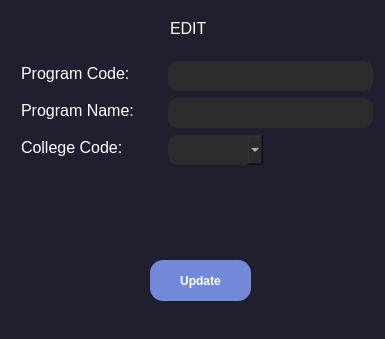
<?xml version="1.0" encoding="UTF-8"?>
<ui version="4.0">
 <class>Dialog</class>
 <widget class="QDialog" name="Dialog">
  <property name="geometry">
   <rect>
    <x>0</x>
    <y>0</y>
    <width>385</width>
    <height>339</height>
   </rect>
  </property>
  <property name="windowTitle">
   <string>Dialog</string>
  </property>
  <property name="styleSheet">
   <string notr="true">background-color: rgba(31,31,47,255)
</string>
  </property>
  <widget class="QLabel" name="label_3">
   <property name="geometry">
    <rect>
     <x>21</x>
     <y>98</y>
     <width>140</width>
     <height>24</height>
    </rect>
   </property>
   <property name="font">
    <font>
     <pointsize>12</pointsize>
    </font>
   </property>
   <property name="styleSheet">
    <string notr="true">color:white;</string>
   </property>
   <property name="text">
    <string>Program Name:</string>
   </property>
  </widget>
  <widget class="QLineEdit" name="updateProgramName_box">
   <property name="geometry">
    <rect>
     <x>168</x>
     <y>98</y>
     <width>205</width>
     <height>30</height>
    </rect>
   </property>
   <property name="font">
    <font>
     <pointsize>12</pointsize>
    </font>
   </property>
   <property name="styleSheet">
    <string notr="true">border-radius: 10px;
background-color: rgba(44,44,45,255);
color:white;</string>
   </property>
   <property name="text">
    <string/>
   </property>
  </widget>
  <widget class="QLabel" name="label_4">
   <property name="geometry">
    <rect>
     <x>21</x>
     <y>135</y>
     <width>124</width>
     <height>24</height>
    </rect>
   </property>
   <property name="font">
    <font>
     <pointsize>12</pointsize>
    </font>
   </property>
   <property name="styleSheet">
    <string notr="true">color:white;</string>
   </property>
   <property name="text">
    <string>College Code:</string>
   </property>
  </widget>
  <widget class="QLabel" name="label">
   <property name="geometry">
    <rect>
     <x>170</x>
     <y>20</y>
     <width>55</width>
     <height>16</height>
    </rect>
   </property>
   <property name="font">
    <font>
     <pointsize>12</pointsize>
    </font>
   </property>
   <property name="layoutDirection">
    <enum>Qt::RightToLeft</enum>
   </property>
   <property name="styleSheet">
    <string notr="true">border-radius: 10px;
color: white;</string>
   </property>
   <property name="text">
    <string>EDIT</string>
   </property>
  </widget>
  <widget class="QLineEdit" name="updateProgramCode_box">
   <property name="geometry">
    <rect>
     <x>168</x>
     <y>61</y>
     <width>205</width>
     <height>30</height>
    </rect>
   </property>
   <property name="font">
    <font>
     <pointsize>12</pointsize>
    </font>
   </property>
   <property name="styleSheet">
    <string notr="true">border-radius: 10px;
background-color: rgba(44,44,45,255);
color:white;</string>
   </property>
   <property name="text">
    <string/>
   </property>
  </widget>
  <widget class="QLabel" name="label_2">
   <property name="geometry">
    <rect>
     <x>21</x>
     <y>61</y>
     <width>133</width>
     <height>24</height>
    </rect>
   </property>
   <property name="font">
    <font>
     <pointsize>12</pointsize>
    </font>
   </property>
   <property name="styleSheet">
    <string notr="true">color:white;</string>
   </property>
   <property name="text">
    <string>Program Code:</string>
   </property>
  </widget>
  <widget class="QPushButton" name="updateProgram_button">
   <property name="geometry">
    <rect>
     <x>150</x>
     <y>260</y>
     <width>101</width>
     <height>41</height>
    </rect>
   </property>
   <property name="font">
    <font>
     <weight>75</weight>
     <bold>true</bold>
    </font>
   </property>
   <property name="styleSheet">
    <string notr="true">background-color: rgb(114,137,218);
color: white;
font-weight: bold;
border-radius: 13px;</string>
   </property>
   <property name="text">
    <string>Update</string>
   </property>
  </widget>
  <widget class="QComboBox" name="updateCollegeCode_box">
   <property name="geometry">
    <rect>
     <x>168</x>
     <y>135</y>
     <width>95</width>
     <height>30</height>
    </rect>
   </property>
   <property name="font">
    <font>
     <pointsize>12</pointsize>
    </font>
   </property>
   <property name="layoutDirection">
    <enum>Qt::LeftToRight</enum>
   </property>
   <property name="styleSheet">
    <string notr="true">border-radius: 10px;
background-color: rgba(44,44,45,255);
color:white;</string>
   </property>
  </widget>
 </widget>
 <resources/>
 <connections/>
</ui>
